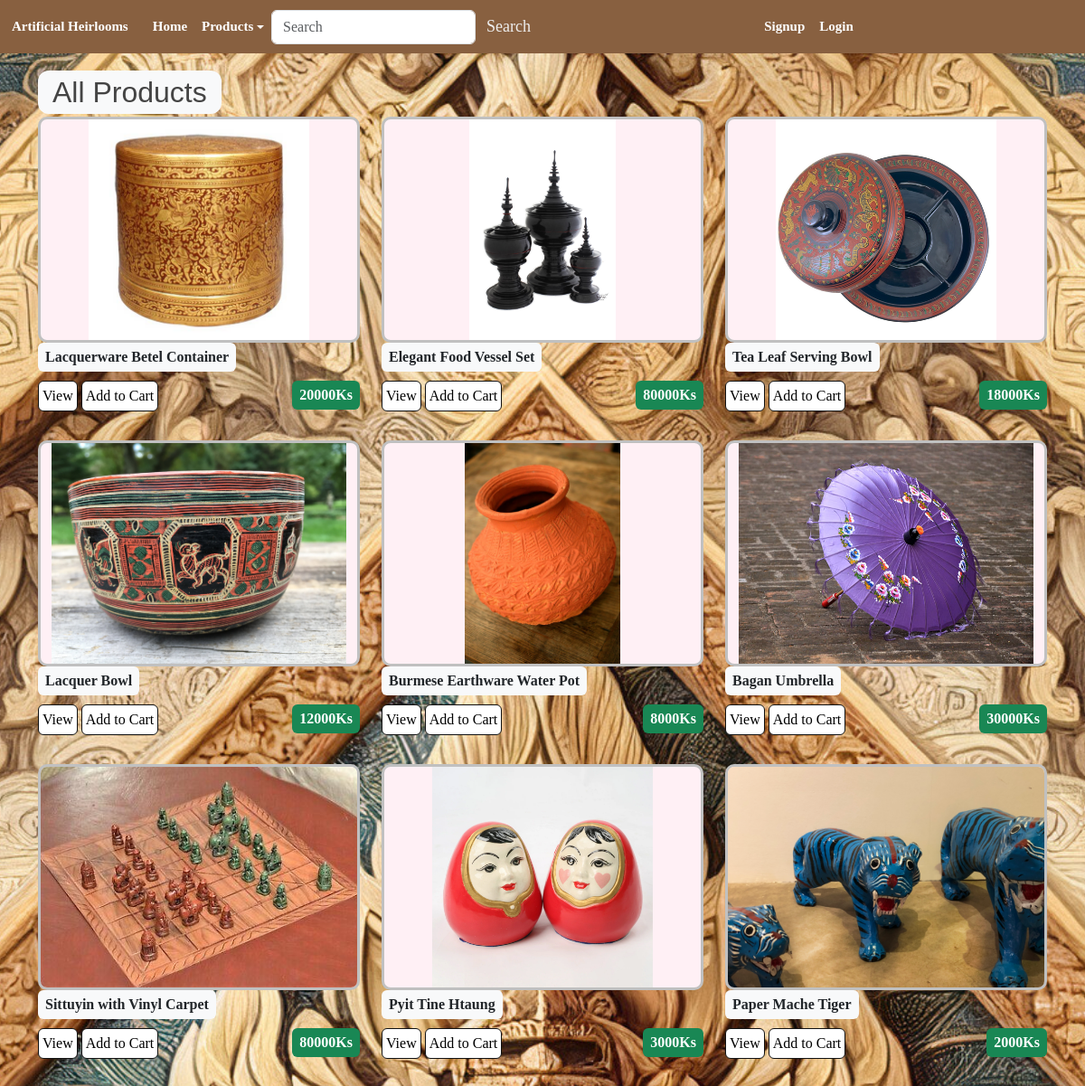
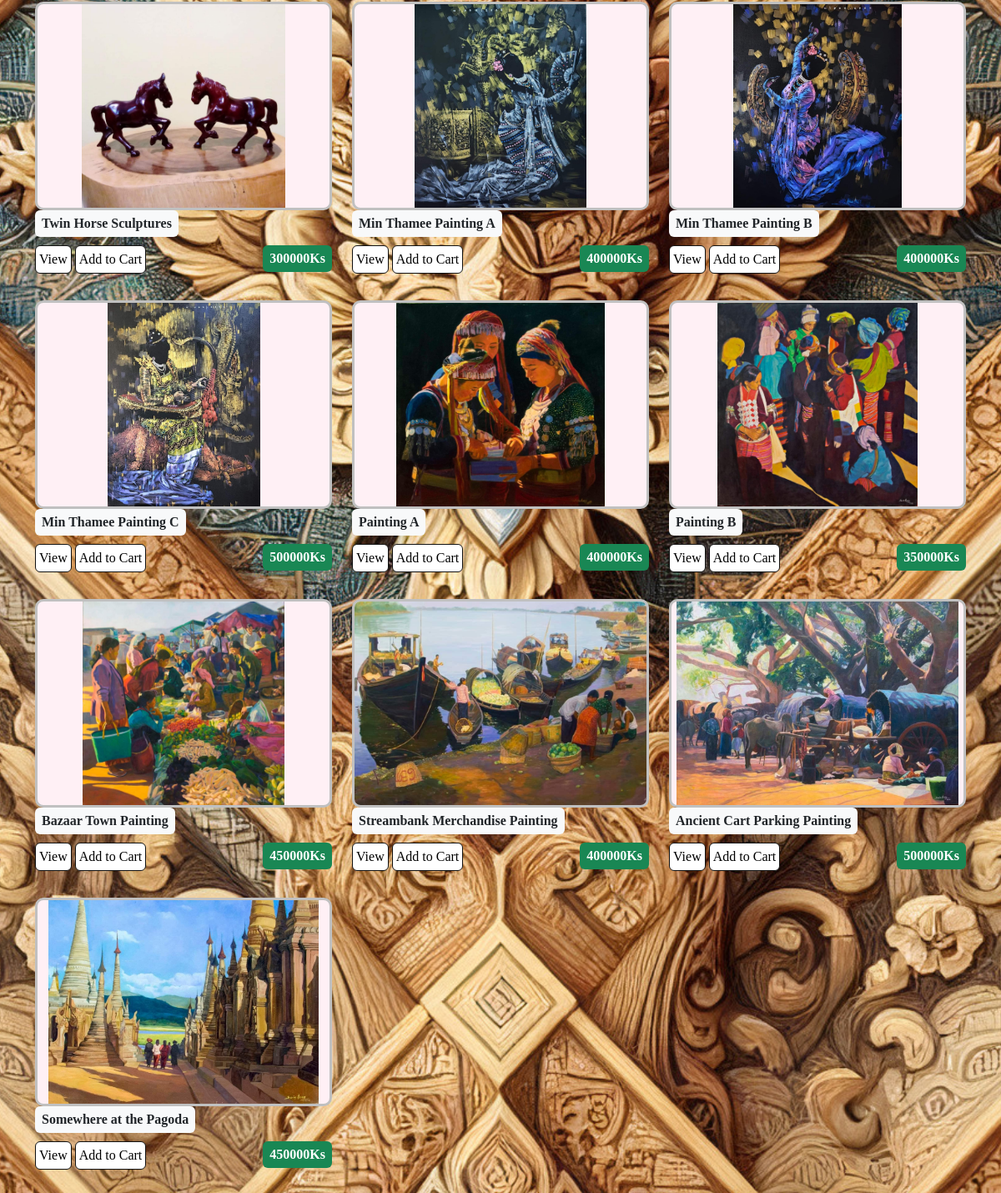
Screenshot of /products/ with the database file from the repository (2 pictures, top to bottom).
### shop/models.py (models this page shows, shortened)
class Product(models.Model):
    name = models.CharField(max_length=200, null=False)
    image = models.ImageField(upload_to='item_images/', null=True, blank=True)
    description = models.TextField(blank=True)
    price = models.DecimalField(max_digits=10, decimal_places=0)
    stock = models.PositiveIntegerField(default=0)
    category = models.ForeignKey('Category', on_delete=models.CASCADE, null=True, blank=True)
    @property
    def imageURL(self):
        try:
            url = self.image.url
        except:
            url = ''
        return url

### shop/views.py (the view)
# urls.py: path('products/', views.products, name = 'products'),
def products(request):
    if request.user.is_authenticated:
        customer = request.user.customer
        order, created = Order.objects.get_or_create(customer=customer, complete=False)
        items = order.orderitem_set.all()
        cartItems = order.get_cart_items
    else:
        items = []
        order = {'get_cart_total':0, 'get_cart_items':0}
        cartItems = order['get_cart_items']  # which is zero here
    products = Product.objects.all()
    categories = Category.objects.all()
    context = {
        'products': products,
        'categories': categories,
        'cartItems': cartItems,
        'order': order,
    }
    return render(request, 'products.html', context)  # load the item_list as context

### shop/templates/products.html (shortened to what this page needs)
{% extends "wallpaper_base.html" %}
{% load static %}
{% block content %}
  {% if query %}
  <h2><span class="bg-light-text">Search results for "{{ query }}"</span></h2>
    {% if products %}
        <div class="row">
            {% for product in products %}
            <div class="col-lg-4 col-md-6 col-sm-12 product-col">
              <div class="product-list-image-panel">
                <img src="{{ product.imageURL }}" alt="{{ product.name }}">
              </div>
              <div class="box-element product">
                <span class="badge bg-light text-dark p-2 fs-6"> {{ product.name }} </span>
                <hr>
                <a class="btn btn-outline-secondary" href="{% url 'product_detail' product.id %}">View</a>
                <button data-product="{{product.id}}" data-action="add" class="btn btn-outline-secondary add-btn update-cart">Add to Cart</button>
                <span class="badge bg-success p-2 fs-6" style="float: right"><strong>{{ product.price }}Ks</strong></span>
              </div>
            </div>
            {% endfor %}
        </div>
    {% else %}
        <p><span class="bg-light-text">No products found matching your search query.</span></p>
    {% endif %}
  {% else %}
  <h2><span class="bg-light-text">All Products</span></h2>
  <div class="row mb-4">
    {% for product in products %}
    <div class="col-lg-4 col-md-6 col-sm-12 product-col">
      <div class="product-list-image-panel">
        <img src="{{ product.imageURL }}" alt="{{ product.name }}">
      </div>
      <div class="box-element product">
        <span class="badge bg-light text-dark p-2 fs-6"> {{ product.name }} </span>
        <a class="btn btn-outline-secondary" href="{% url 'product_detail' product.id %}">View</a>
        <button data-product="{{product.id}}" data-action="add" class="btn btn-outline-secondary add-btn update-cart">Add to Cart</button>
        <span class="badge bg-success p-2 fs-6" style="float: right"><strong>{{ product.price }}Ks</strong></span>
      </div>
    </div>
    {% endfor %}
  </div>
  {% endif %}
{% endblock %}

### shop/static/css/custom.css (style rules this page uses)
body { color: #444444; font-family: serif; }
a { color: lavender; text-decoration: none; }
h1, h2, h3, h4, h5, h6 { font-family: "Arial", "Georgia"; }
.btn-outline-secondary { background-color: white; color: black; border-color: #111; padding: 4px; }
.product-col { margin-bottom: 2rem; }
.product-list-image-panel { height: 250px; display: flex; justify-content: center; align-items: center; overflow: hidden; background-color: lavenderblush; border-radius: 10px; border: 3px solid silver; box-sizing: border-box; }
.product-list-image-panel img { max-height: 100%; max-height: 100%; object-fit: cover; display: block; }
.bg-light-text { background-color: #f8f9fa; padding: 0.2em 0.5em; border-radius: 12px; }

### rows the page displays
Product: imageURL (picture), name "Lacquerware Betel Container", price "20000"
Product: imageURL (picture), name "Elegant Food Vessel Set", price "80000"
Product: imageURL (picture), name "Tea Leaf Serving Bowl", price "18000"
Product: imageURL (picture), name "Lacquer Bowl", price "12000"
Product: imageURL (picture), name "Burmese Earthware Water Pot", price "8000"
Product: imageURL (picture), name "Bagan Umbrella", price "30000"
Product: imageURL (picture), name "Sittuyin with Vinyl Carpet", price "80000"
Product: imageURL (picture), name "Pyit Tine Htaung", price "3000"
Product: imageURL (picture), name "Paper Mache Tiger", price "2000"
Product: imageURL (picture), name "Twin Horse Sculptures", price "300000"
Product: imageURL (picture), name "Min Thamee Painting A", price "400000"
Product: imageURL (picture), name "Min Thamee Painting B", price "400000"
Product: imageURL (picture), name "Min Thamee Painting C", price "500000"
Product: imageURL (picture), name "Painting A", price "400000"
Product: imageURL (picture), name "Painting B", price "350000"
Product: imageURL (picture), name "Bazaar Town Painting", price "450000"
Product: imageURL (picture), name "Streambank Merchandise Painting", price "400000"
Product: imageURL (picture), name "Ancient Cart Parking Painting", price "500000"
Product: imageURL (picture), name "Somewhere at the Pagoda", price "450000"
